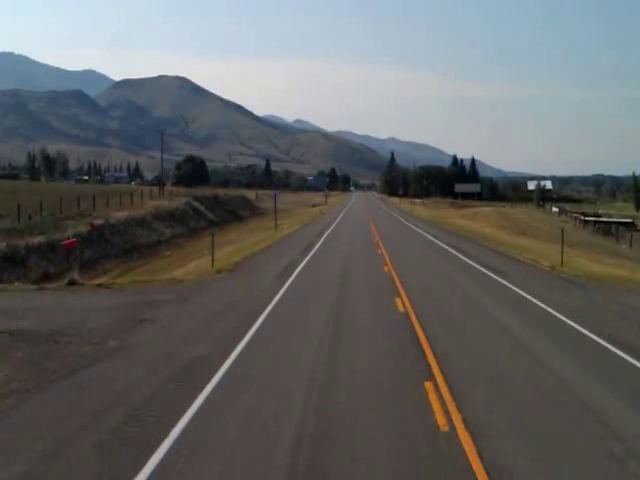
#> input picture frame 51 of saveAssest/ouput.avi, 640 x 480 px, given in place of the camera
$ jupyter execute 2_basic_Video.ipynb   (text cells are left out)
#> lines starting #> are read from the running program, lines starting #| are printed output that depends on the picture; pictures that were not available may be replaced by others from this repository, and a replacement may not be noted
[cell 1]
import cv2 as cv

[cell 2]
# To capture video we need create the object of VideoCapture
cap = cv.VideoCapture(0)

# Check the camera is open or not
if not cap.isOpened():
    print("camera is not open successfully.")
    exit()

# Read the ret and frame of a video:
while True:
    ret,frame = cap.read()
#> frame is the input picture: shape (480, 640, 3); mean B, G, R 100.6, 101.1, 99.9

    # if not frame exit the loop:
    if not ret:
        print()
        print("No frame available. Exiting...")
        print()
        break

    #display the resulting frame
    img_resize = cv.resize(frame,(500,250))
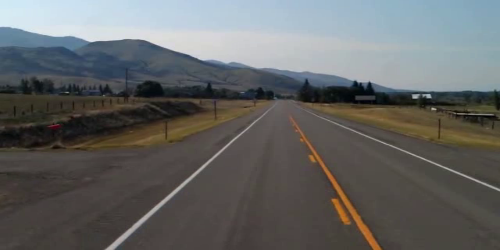
#> img_resize: shape (250, 500, 3); mean B, G, R 100.5, 101, 99.9
    cv.imshow("output",img_resize)

    # don't need a variable to exit:
    if cv.waitKey(1)==ord('q'):
#> (key q is pressed here)
        break

cap.release()
cv.destroyAllWindows()

[cell 3]
capture = cv.VideoCapture(0)

while True:
    if not capture.isOpened():
        print("Can't open the camera")
        exit()
    rate,frame = capture.read()
    if not rate:
        print("Video finished. Exiting...")
        break

    # Convert color into gray

    gray = cv.cvtColor(frame,cv.COLOR_BGR2GRAY)
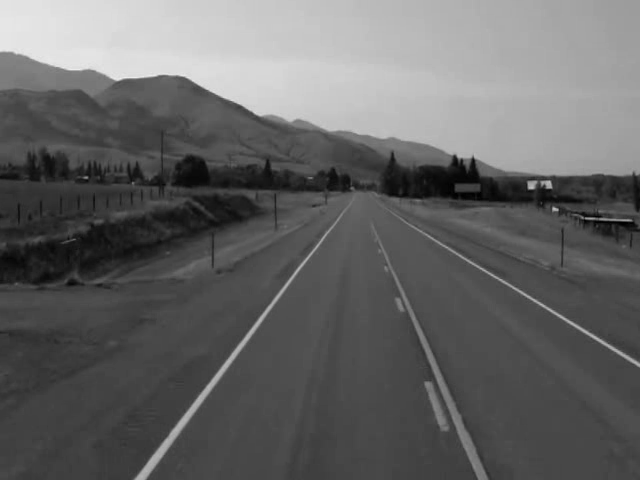
#> gray: shape (480, 640); min 0, max 237, mean 100.7

    img_size = cv.resize(gray,(780,480))
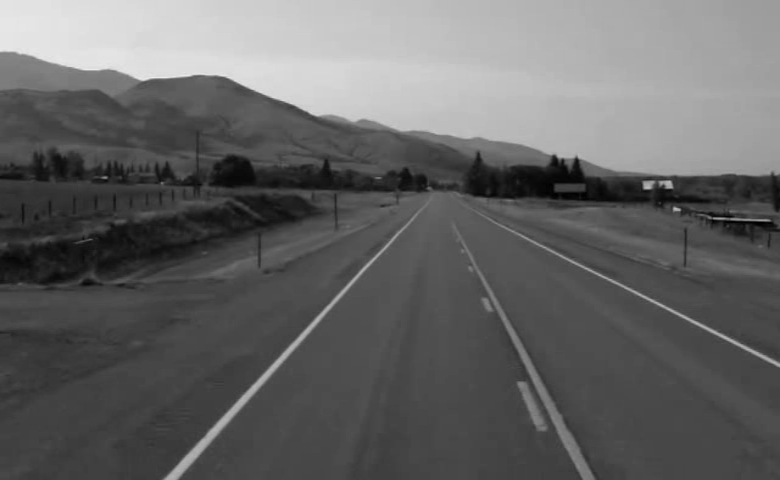
#> img_size: shape (480, 780); min 0, max 236, mean 100.7

    cv.imshow("output",img_size)

    if cv.waitKey(1)==ord('q'):
#> (key q is pressed here)
        break

capture.release()
cv.destroyAllWindows()

[cell 4]
# capture the video in VideoCapture Object:

cap1 = cv.VideoCapture(r'assest/test_video.mp4')

while True:
    if not cap1.isOpened():
        print("can't open the camera.")
        exit()
    rate,frame = cap1.read()
    if not rate:
        print("Existing. . .")
        break
    resize1 = cv.resize(frame,(780,480))
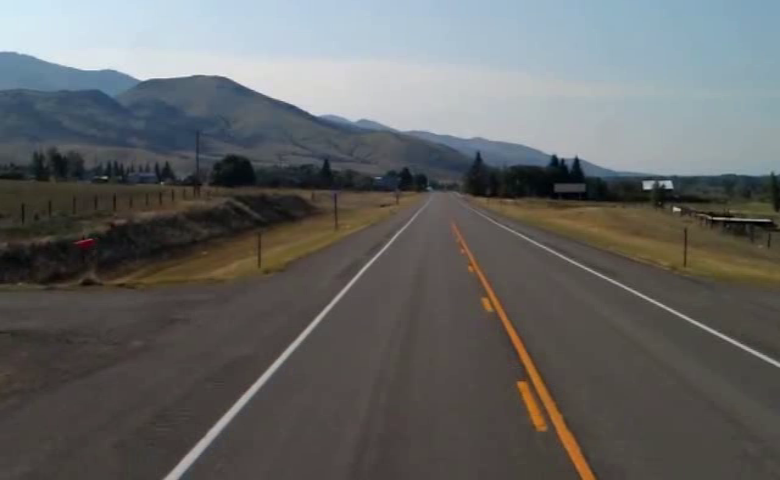
#> resize1: shape (480, 780, 3); mean B, G, R 100.6, 101.1, 100
    cv.imshow("output",resize1)
    if cv.waitKey(1)==ord('q'):
#> (key q is pressed here)
        break
cap1.release()
cv.destroyAllWindows()

[cell 5]
cap2 = cv.VideoCapture(r'assest/test_video.mp4')

#for save a video:
fourcc = cv.VideoWriter_fourcc(*'XVID')
ouput = cv.VideoWriter("./saveAssest/ouput.avi",fourcc,20.0,(640,480))

while True:
    if not cap2.isOpened():
        print("camera is not opened.")
        exit()
    rate,frame = cap2.read()
    if not rate:
        print("Video finished. Exiting . . . .")
        break

    # filp the image
    frame = cv.flip(frame,1)
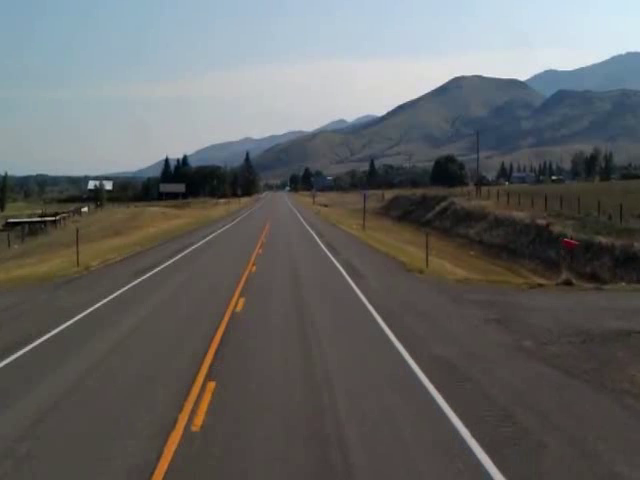
#> frame: shape (480, 640, 3); mean B, G, R 100.6, 101.1, 99.9
    img_re = cv.resize(frame,(640,480))
    cv.imshow("Recording..",img_re)
    ouput.write(img_re)
    if cv.waitKey(1)==ord('q'):
#> (key q is pressed here)
        break
cap.release()
cv.destroyAllWindows()

[cell 6]
cap3 = cv.VideoCapture(0)

#create fourcc codec to wire video:
fourcc1 = cv.VideoWriter_fourcc(*'XVID')
out = cv.VideoWriter("./saveAssest/output_cam.avi",fourcc1,20,(640,480))
while True:
   if not cap3.isOpened():
      print("Camera can't not open")
      exit()
   rate ,frame = cap3.read()
   if not rate:
      print("Video Finished. Exiting . . . .")
      break
   flip = cv.flip(frame,1)
   cv.imshow("Ouput... ",flip)
   out.write(flip)
   if cv.waitKey(1)==ord('q'):
#> (key q is pressed here)

$ run again, starting later in the video
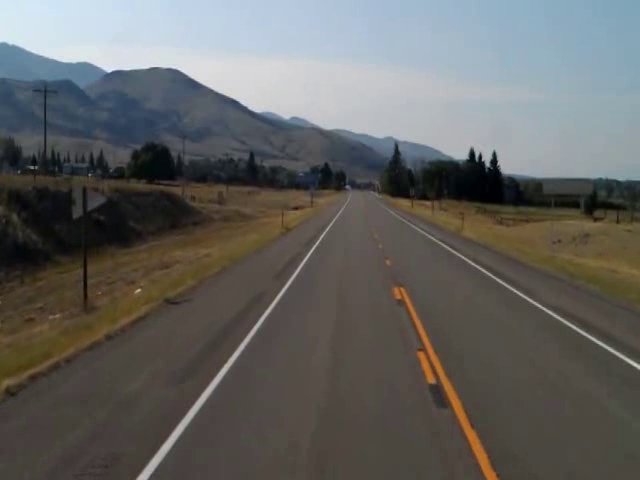
#> input picture frame 233 of saveAssest/ouput.avi, 640 x 480 px, given in place of the camera
#> frame is the input picture: shape (480, 640, 3); mean B, G, R 97.6, 99.7, 99.8
#> `resize1 = cv.resize(frame,(780,480))`:
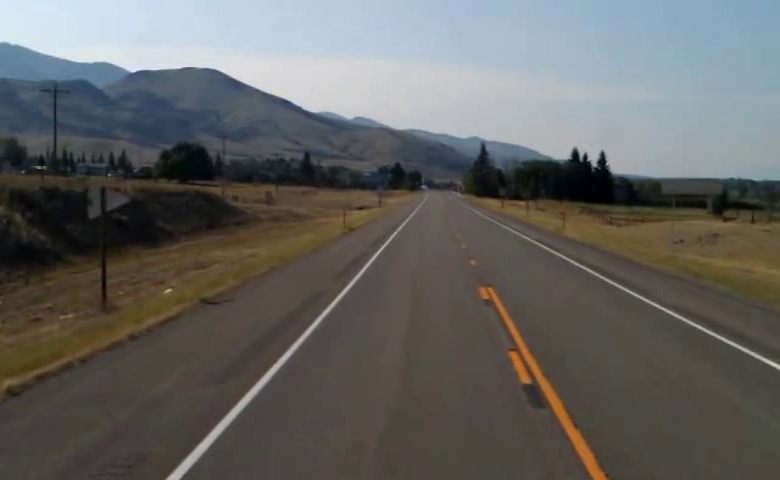
#> resize1: shape (480, 780, 3); mean B, G, R 97.6, 99.7, 99.8
#> `frame = cv.flip(frame,1)`:
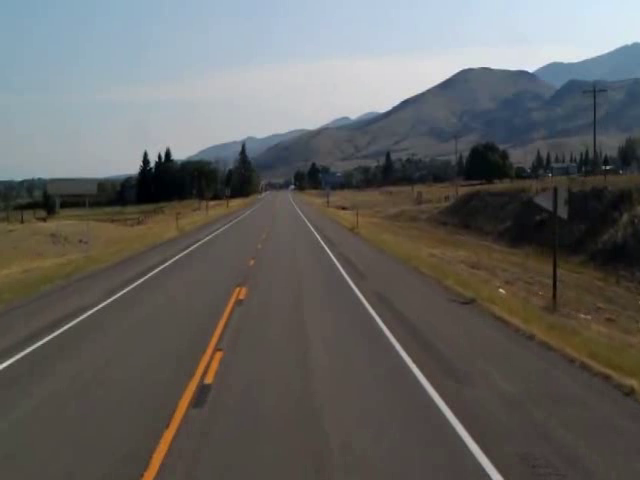
#> frame: shape (480, 640, 3); mean B, G, R 97.6, 99.7, 99.8

$ run again, starting later in the video
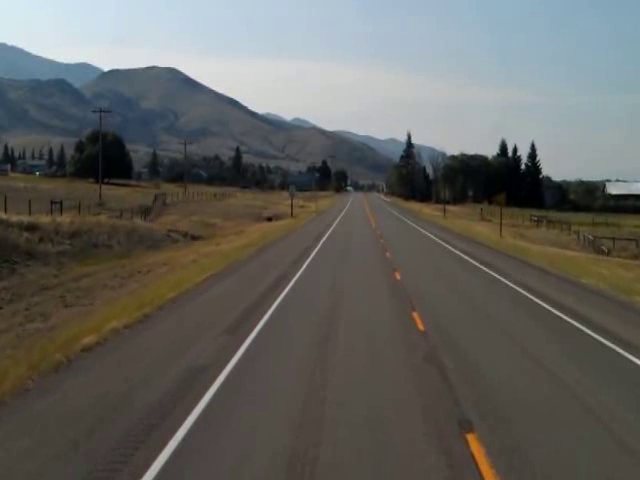
#> input picture frame 415 of saveAssest/ouput.avi, 640 x 480 px, given in place of the camera
#> frame is the input picture: shape (480, 640, 3); mean B, G, R 95.9, 99.8, 100
#> `resize1 = cv.resize(frame,(780,480))`:
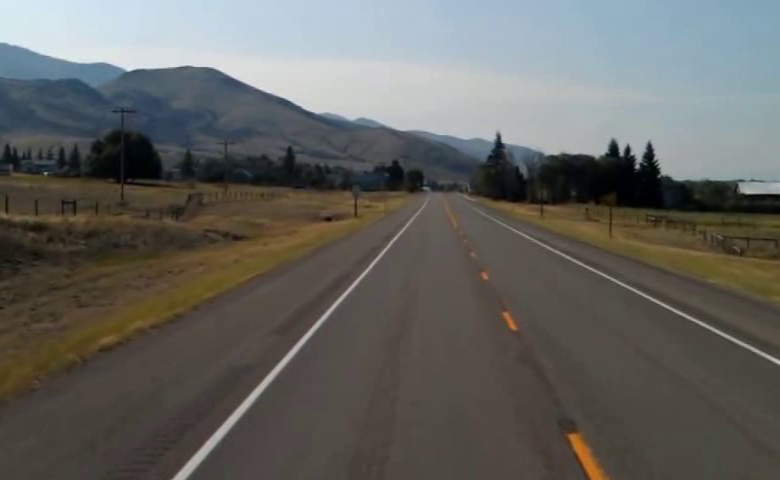
#> resize1: shape (480, 780, 3); mean B, G, R 96, 99.8, 100
#> `frame = cv.flip(frame,1)`:
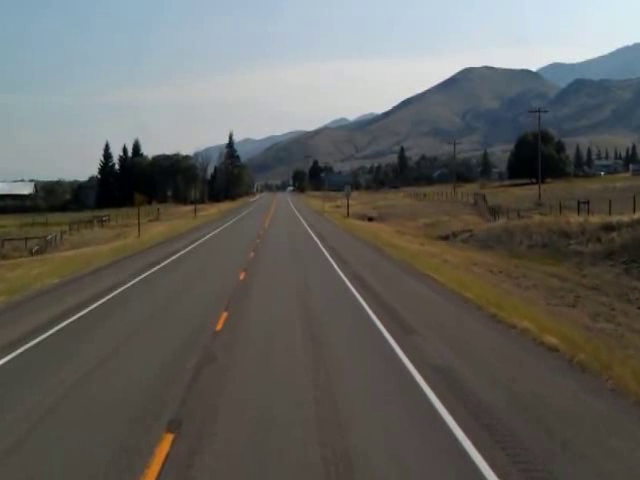
#> frame: shape (480, 640, 3); mean B, G, R 95.9, 99.8, 100
